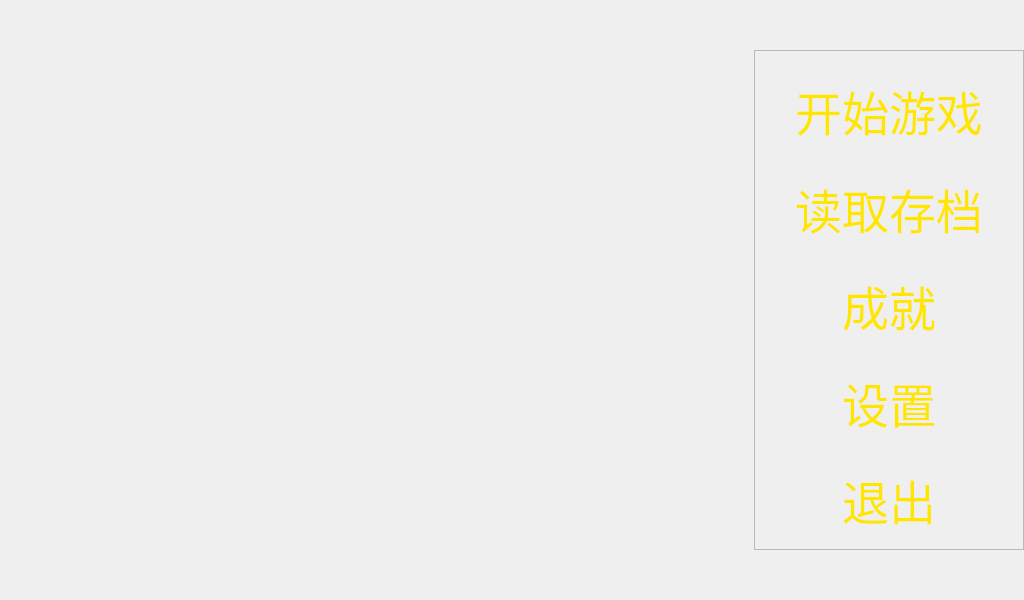
<?xml version="1.0" encoding="UTF-8"?>
<ui version="4.0">
 <class>Entrance</class>
 <widget class="QWidget" name="Entrance">
  <property name="geometry">
   <rect>
    <x>0</x>
    <y>0</y>
    <width>1024</width>
    <height>600</height>
   </rect>
  </property>
  <property name="minimumSize">
   <size>
    <width>920</width>
    <height>530</height>
   </size>
  </property>
  <property name="windowTitle">
   <string>市场模拟器</string>
  </property>
  <property name="styleSheet">
   <string notr="true"/>
  </property>
  <layout class="QGridLayout" name="gridLayout_2">
   <property name="leftMargin">
    <number>0</number>
   </property>
   <property name="topMargin">
    <number>0</number>
   </property>
   <property name="rightMargin">
    <number>0</number>
   </property>
   <property name="bottomMargin">
    <number>0</number>
   </property>
   <item row="0" column="0">
    <widget class="QWidget" name="widget" native="true">
     <property name="styleSheet">
      <string notr="true">QWidget#widget
{
	border-image: url(:/prefix1/res/RImage1.jpg);
}</string>
     </property>
     <layout class="QGridLayout" name="gridLayout">
      <property name="leftMargin">
       <number>0</number>
      </property>
      <property name="topMargin">
       <number>0</number>
      </property>
      <property name="rightMargin">
       <number>0</number>
      </property>
      <property name="bottomMargin">
       <number>0</number>
      </property>
      <item row="0" column="0">
       <spacer name="horizontalSpacer">
        <property name="orientation">
         <enum>Qt::Horizontal</enum>
        </property>
        <property name="sizeHint" stdset="0">
         <size>
          <width>900</width>
          <height>20</height>
         </size>
        </property>
       </spacer>
      </item>
      <item row="0" column="1">
       <layout class="QVBoxLayout" name="verticalLayout_2">
        <item>
         <spacer name="verticalSpacer_2">
          <property name="orientation">
           <enum>Qt::Vertical</enum>
          </property>
          <property name="sizeType">
           <enum>QSizePolicy::Fixed</enum>
          </property>
          <property name="sizeHint" stdset="0">
           <size>
            <width>20</width>
            <height>50</height>
           </size>
          </property>
         </spacer>
        </item>
        <item>
         <widget class="QFrame" name="frame">
          <property name="focusPolicy">
           <enum>Qt::NoFocus</enum>
          </property>
          <property name="styleSheet">
           <string notr="true">QPushButton {  
	color: rgb(255, 230, 0);/* 默认字体颜色 */  
    border: none; /* 移除边框 */  
}
</string>
          </property>
          <property name="frameShape">
           <enum>QFrame::StyledPanel</enum>
          </property>
          <property name="frameShadow">
           <enum>QFrame::Raised</enum>
          </property>
          <layout class="QVBoxLayout" name="verticalLayout">
           <item>
            <widget class="QPushButton" name="pushButton_1">
             <property name="sizePolicy">
              <sizepolicy hsizetype="Expanding" vsizetype="Expanding">
               <horstretch>0</horstretch>
               <verstretch>0</verstretch>
              </sizepolicy>
             </property>
             <property name="minimumSize">
              <size>
               <width>250</width>
               <height>100</height>
              </size>
             </property>
             <property name="font">
              <font>
               <family>华文行楷</family>
               <pointsize>35</pointsize>
              </font>
             </property>
             <property name="text">
              <string>开始游戏</string>
             </property>
             <property name="iconSize">
              <size>
               <width>20</width>
               <height>20</height>
              </size>
             </property>
             <property name="autoDefault">
              <bool>false</bool>
             </property>
             <property name="default">
              <bool>false</bool>
             </property>
             <property name="flat">
              <bool>true</bool>
             </property>
            </widget>
           </item>
           <item>
            <widget class="QPushButton" name="pushButton_2">
             <property name="sizePolicy">
              <sizepolicy hsizetype="Expanding" vsizetype="Expanding">
               <horstretch>0</horstretch>
               <verstretch>0</verstretch>
              </sizepolicy>
             </property>
             <property name="minimumSize">
              <size>
               <width>250</width>
               <height>100</height>
              </size>
             </property>
             <property name="font">
              <font>
               <family>华文行楷</family>
               <pointsize>35</pointsize>
              </font>
             </property>
             <property name="text">
              <string>读取存档</string>
             </property>
             <property name="iconSize">
              <size>
               <width>20</width>
               <height>20</height>
              </size>
             </property>
             <property name="autoDefault">
              <bool>false</bool>
             </property>
             <property name="flat">
              <bool>true</bool>
             </property>
            </widget>
           </item>
           <item>
            <widget class="QPushButton" name="pushButton_3">
             <property name="sizePolicy">
              <sizepolicy hsizetype="Expanding" vsizetype="Expanding">
               <horstretch>0</horstretch>
               <verstretch>0</verstretch>
              </sizepolicy>
             </property>
             <property name="minimumSize">
              <size>
               <width>250</width>
               <height>100</height>
              </size>
             </property>
             <property name="font">
              <font>
               <family>华文行楷</family>
               <pointsize>35</pointsize>
              </font>
             </property>
             <property name="text">
              <string>成就</string>
             </property>
             <property name="iconSize">
              <size>
               <width>20</width>
               <height>20</height>
              </size>
             </property>
             <property name="autoDefault">
              <bool>false</bool>
             </property>
             <property name="flat">
              <bool>true</bool>
             </property>
            </widget>
           </item>
           <item>
            <widget class="QPushButton" name="pushButton_4">
             <property name="sizePolicy">
              <sizepolicy hsizetype="Expanding" vsizetype="Expanding">
               <horstretch>0</horstretch>
               <verstretch>0</verstretch>
              </sizepolicy>
             </property>
             <property name="minimumSize">
              <size>
               <width>250</width>
               <height>100</height>
              </size>
             </property>
             <property name="font">
              <font>
               <family>华文行楷</family>
               <pointsize>35</pointsize>
              </font>
             </property>
             <property name="text">
              <string>设置</string>
             </property>
             <property name="iconSize">
              <size>
               <width>20</width>
               <height>20</height>
              </size>
             </property>
             <property name="autoDefault">
              <bool>false</bool>
             </property>
             <property name="flat">
              <bool>true</bool>
             </property>
            </widget>
           </item>
           <item>
            <widget class="QPushButton" name="pushButton_5">
             <property name="sizePolicy">
              <sizepolicy hsizetype="Expanding" vsizetype="Expanding">
               <horstretch>0</horstretch>
               <verstretch>0</verstretch>
              </sizepolicy>
             </property>
             <property name="minimumSize">
              <size>
               <width>250</width>
               <height>100</height>
              </size>
             </property>
             <property name="font">
              <font>
               <family>华文行楷</family>
               <pointsize>35</pointsize>
              </font>
             </property>
             <property name="text">
              <string>退出</string>
             </property>
             <property name="iconSize">
              <size>
               <width>20</width>
               <height>20</height>
              </size>
             </property>
             <property name="autoDefault">
              <bool>false</bool>
             </property>
             <property name="flat">
              <bool>true</bool>
             </property>
            </widget>
           </item>
          </layout>
         </widget>
        </item>
        <item>
         <spacer name="verticalSpacer">
          <property name="orientation">
           <enum>Qt::Vertical</enum>
          </property>
          <property name="sizeType">
           <enum>QSizePolicy::Fixed</enum>
          </property>
          <property name="sizeHint" stdset="0">
           <size>
            <width>20</width>
            <height>50</height>
           </size>
          </property>
         </spacer>
        </item>
       </layout>
      </item>
      <item row="0" column="2">
       <spacer name="horizontalSpacer_2">
        <property name="orientation">
         <enum>Qt::Horizontal</enum>
        </property>
        <property name="sizeType">
         <enum>QSizePolicy::Maximum</enum>
        </property>
        <property name="sizeHint" stdset="0">
         <size>
          <width>16</width>
          <height>17</height>
         </size>
        </property>
       </spacer>
      </item>
     </layout>
    </widget>
   </item>
  </layout>
 </widget>
 <resources/>
 <connections/>
</ui>
